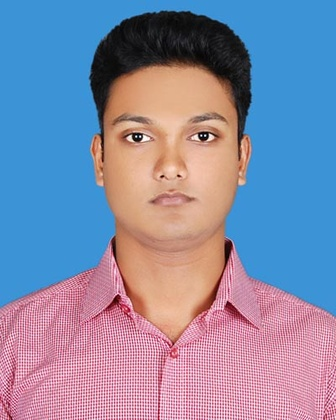
%> input picture Adnan.jpg, 336 x 420 px, shrunk from 400 x 500 before the run
$ octave edge_detection.m   (GNU Octave 9; MATLAB toolbox functions it lacks are replaced by stand-ins)
%> lines starting %> are read from the running program, lines starting %| are printed output that depends on the picture
a= imread('Adnan.jpg');
%> a is the input picture: size 420x336x3 uint8; mean R, G, B 135.7, 139, 167.5
b= rgb2gray(a);
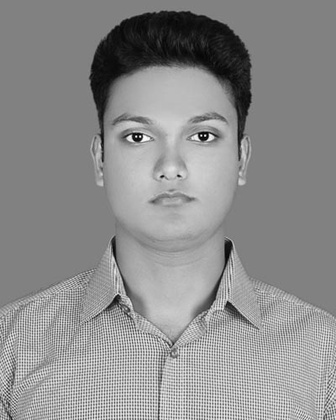
%> b: size 420x336 uint8; min 0, max 254, mean 141.4

subplot(1,2,1);
imshow(b);
title('Input image');
C=double(b);
for i=1:size(C,1)-2
    for j=1:size(C,2)-2
        %mask for x-direction:
        Gx=((2*C(i+2,j+1)+C(i+2,j)+C(i+2,j+2))-(2*C(i,j+1)+C(i,j)+C(i,j+2)));
        %mask for y-direction:
        Gy=((2*C(i+1,j+2)+C(i,j+2)+C(i+2,j+2))-(2*C(i+1,j)+C(i,j)+C(i+2,j)));
        %The gradient of the image

%b(i,j)=abs(Gx)+abs(Gy);
b(i,j)=sqrt(Gx.^2+Gy.^2);
    end
end
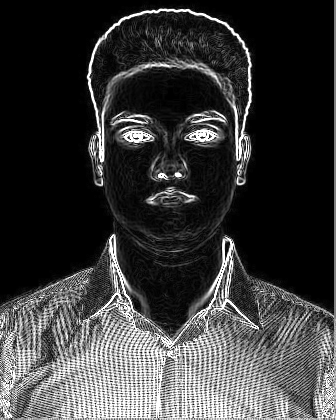
%> b: size 420x336 uint8; min 0, max 255, mean 57.8
subplot(1,2,2);
imshow(b);
title('Edge ditection image');

$ run again, with a.JPG copied over Adnan.jpg
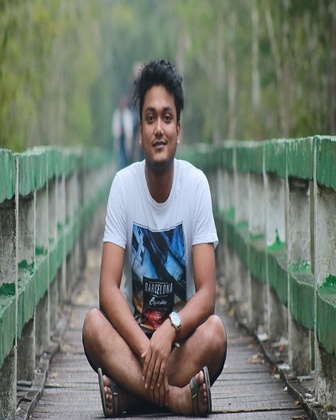
%> input picture a.JPG, 336 x 420 px, shrunk from 400 x 500 before the run
%> a is the input picture: size 420x336x3 uint8; mean R, G, B 114.1, 122, 110.9
%> `b= rgb2gray(a);`:
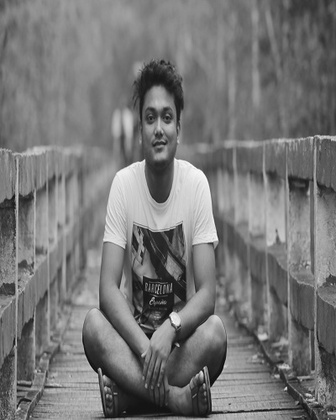
%> b: size 420x336 uint8; min 4, max 252, mean 118.4
%> after the loop `for i=1:size(C,1)-2`:
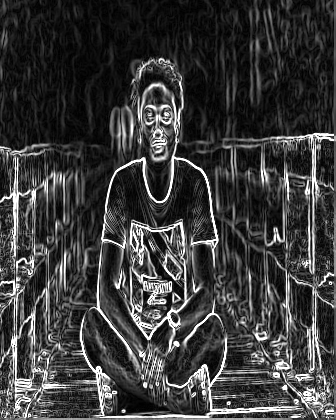
%> b: size 420x336 uint8; min 0, max 255, mean 59.3

$ run again, with i1.jpg copied over Adnan.jpg
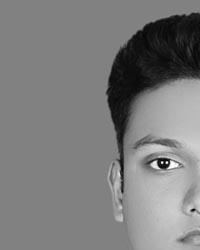
%> input picture i1.jpg, 200 x 250 px
%> a is the input picture: size 250x200 uint8; min 0, max 255, mean 124.6
%> after the loop `for i=1:size(C,1)-2`:
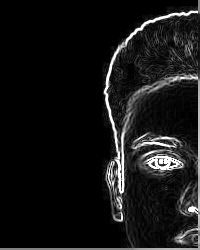
%> b: size 250x200 uint8; min 0, max 255, mean 21.8
